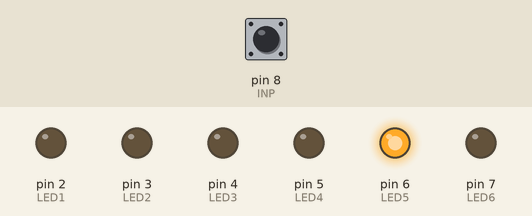
Simulated run of this sketch. Board: Arduino Uno, built with avr-gcc and run on an emulated ATmega328P. Shown: output pins drawn as LEDs (lit = HIGH). Dashed ring = blinking. Inputs (shaded band) come from the test bench; at power-on: pin 8 (INP) LOW. Random numbers use the default seed unless the sketch sets one.

Above: at 1.2 s.
1.3 s: pin 8 (INP) driven HIGH
At 1.59 s:
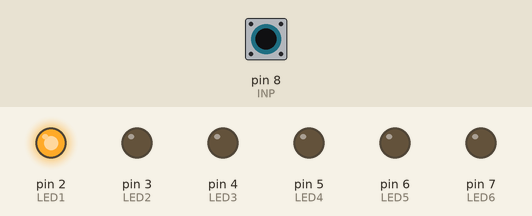
At 2.9 s:
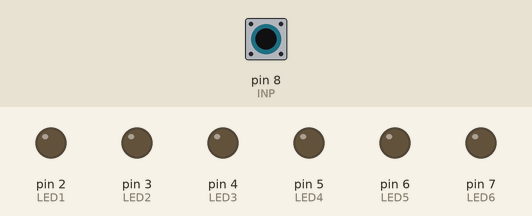
4.3 s: pin 8 (INP) pulsed LOW 2 times (0.12 s each, 0.3 s apart)
At 7.2 s:
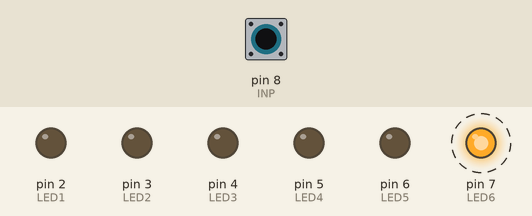
7.3 s: pin 8 (INP) driven LOW
Timing chart, 0 to 16.2 s (numbered marks = the images above; inputs shaded):
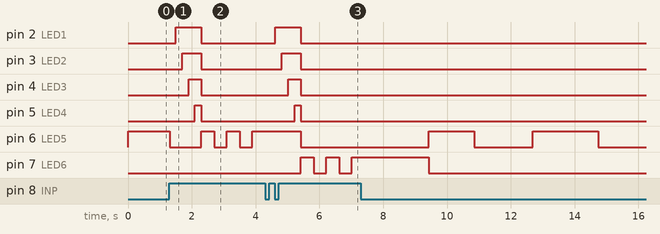

The sketch:

arduinoshooter.ino
```cpp
/*
	Hello, this is the Arduino 2-bit shooter.
	The goal is literally to press a button that fires a bullet. You win by shooting the enemy.
	This project is more of a simple application of Arduino in gaming.
	Of cource, feel free to use this project for your purposes, but a shoutout never hurts. :)
	Enjoy!  ~Tzouraguy

*/
  int LED1 = 2; //1st bullet spot
  int LED2 = 3; //2nd bullet spot
  int LED3 = 4; //3rd bullet spot
  int LED4 = 5; //4th bullet spot
  int LED5 = 6; // Enemy spot
  int LED6 = 7; // Success icon
  int INP = 8;  //"Fire" button

  int gauge;//Manage LED 1-4
  int my_in_switch;//Manage event Button Pressed

  //Game mechanics variables
  long last_enemy_point;
  long next_enemy_point;
  long enemy_wither;
  long shot;

  /**
  * Method that activates the enemy position as vulnerable after a period of downtime
  * by manipulating the global game variables. Bad OOC programming, but hey, it works.
  */
void set_enemy()
{
  if(millis()>next_enemy_point){
    last_enemy_point=millis();
    enemy_wither=last_enemy_point+random(1300,2500);
    next_enemy_point=last_enemy_point+random(3000,6000);
  }
}

  //Setup all pins and turn off all LEDs
void setup() {
  pinMode(LED1, OUTPUT);
  pinMode(LED2, OUTPUT);
  pinMode(LED3, OUTPUT);
  pinMode(LED4, OUTPUT);
  pinMode(LED5, OUTPUT);
  pinMode(LED6, OUTPUT);
  pinMode(INP, INPUT);
  gauge=0;
  my_in_switch = 0;
  next_enemy_point=millis();
  shot=-1;

    digitalWrite(LED1, LOW);
    digitalWrite(LED2, LOW);
    digitalWrite(LED3, LOW);
    digitalWrite(LED4, LOW);
    digitalWrite(LED5, LOW);
    digitalWrite(LED6, LOW);
}


//Apply display and game logic
void loop() {

	//Bullet display control block
  if(shot!=-1) gauge=(millis()-shot)/200; else gauge=0;
  if(gauge>=1) digitalWrite(LED1, HIGH); else digitalWrite(LED1, LOW);
  if(gauge>=2) digitalWrite(LED2, HIGH); else digitalWrite(LED2, LOW);
  if(gauge>=3) digitalWrite(LED3, HIGH); else digitalWrite(LED3, LOW);
  if(gauge>=4) digitalWrite(LED4, HIGH); else digitalWrite(LED4, LOW);

	//Enemy switching block
  set_enemy();
  if(enemy_wither>=millis()) digitalWrite(LED5, HIGH); else digitalWrite(LED5, LOW);

	//Button control block, which searches for a "button_is_pressed" event and creates the shot variable
  if(digitalRead(INP)== HIGH && my_in_switch == 0 && shot==-1)
  {
    shot=millis();
    my_in_switch = 1;
  }
  if(digitalRead(INP)==LOW && my_in_switch==1) my_in_switch=0;


	//"Bullet_reaches_enemy_position" event handling block
  if(millis()-shot>=1000 && shot!=-1){
      digitalWrite(LED1, LOW);
      digitalWrite(LED2, LOW);
      digitalWrite(LED3, LOW);
      digitalWrite(LED4, LOW);
  if(enemy_wither>=millis())//Victory
  {
      digitalWrite(LED5, LOW);
      for(int i=0;i<5;i++)
      {
        if(i%2==0)
          digitalWrite(LED6, HIGH);
        else
          digitalWrite(LED6, LOW);
        delay(400);
      }
      gauge=0;
      shot=-1;
      delay(2000);
      digitalWrite(LED6, LOW);
      enemy_wither=millis();
  }
  else//Defeat
  {
      for(int i=0;i<5;i++)
      {
        if(i%2==0)
          digitalWrite(LED5, HIGH);
        else
          digitalWrite(LED5, LOW);
        delay(400);
      }
      gauge=0;
      shot=-1;
  }
  }
}
```

Measured:
- after the input at 1.3 s, pin 2 (LED1): LOW → HIGH after 0.20 s, → LOW 0.80 s later; pin 3 (LED2): LOW → HIGH after 0.40 s, → LOW 0.60 s later; pin 4 (LED3): LOW → HIGH after 0.60 s, → LOW 0.40 s later; pin 5 (LED4): LOW → HIGH after 0.80 s, → LOW 0.20 s later
- after the input at 4.3 s, pin 2 (LED1): LOW → HIGH after 0.32 s, → LOW 0.80 s later; pin 3 (LED2): LOW → HIGH after 0.52 s, → LOW 0.60 s later; pin 4 (LED3): LOW → HIGH after 0.72 s, → LOW 0.40 s later; pin 5 (LED4): LOW → HIGH after 0.92 s, → LOW 0.20 s later; pin 7 (LED6): alternates HIGH for 0.40 s and LOW for 0.40 s, starting after 1.1 s
